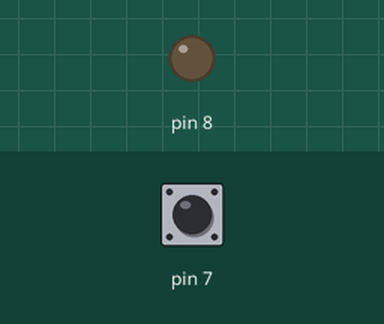
Simulated run of this sketch. Board: Arduino Uno, built with avr-gcc and run on an emulated ATmega328P. On the bench: output pins drawn as LEDs (lit = HIGH). Dashed ring = blinking. The inputs (shaded band) are chosen by the test bench; at power-on: pin 7 HIGH.

Above: at 1.2 s.
1.3 s: pin 7 pulsed LOW 5 times (0.12 s each, 0.3 s apart)
At 1.75 s:
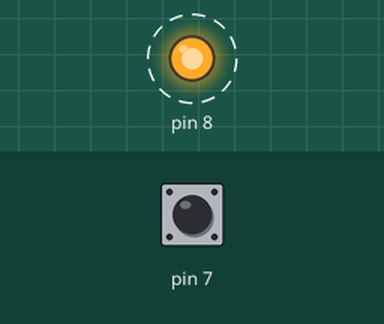
4.3 s: pin 7 pulled LOW for 0.15 s
At 5.0 s:
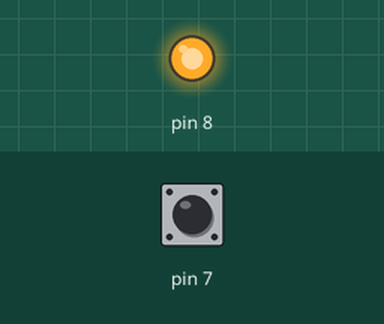
5.9 s: pin 7 pulled LOW for 1 s
At 6.2 s:
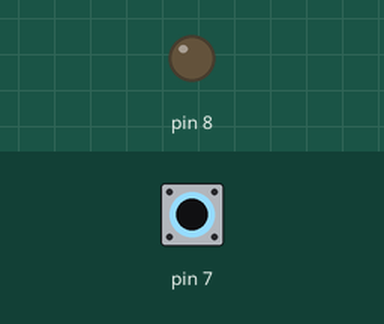
Timing chart, 0 to 8.9 s (numbered marks = the images above; inputs shaded):
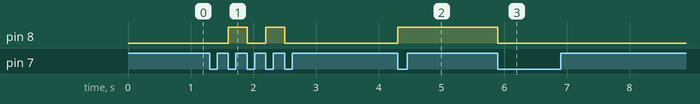

The sketch:

btn_click.ino
```cpp
boolean isOn = true;
boolean lastState = LOW;

void setup() {
  pinMode(7, INPUT_PULLUP);
  pinMode(8, OUTPUT);
}

void loop() {
  boolean buttonState = digitalRead(7);

  // detect button press (HIGH → LOW transition)
  if (buttonState == LOW && lastState == HIGH) {
    isOn = !isOn;        // toggle state
    digitalWrite(8, isOn ? HIGH : LOW);
    delay(200);          // debounce delay
  }

  lastState = buttonState;
}
```

Measured:
- after the input at 1.3 s, pin 8: alternates HIGH for 0.30 s and LOW for 0.30 s, 4 changes in all, then stays LOW, starting after 0.30 s
- after the input at 4.3 s, pin 8: LOW → HIGH at once
- after the input at 5.9 s, pin 8: HIGH → LOW at once
